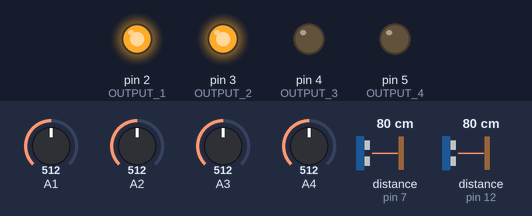
Simulated run of this sketch. Board: Arduino Uno, built with avr-gcc and run on an emulated ATmega328P. On the bench: output pins drawn as LEDs (lit = HIGH). Wiring (inferred from the names in the program): 2 × ultrasonic range finder: trigger pin 6, echo pin 7 / trigger pin 8, echo pin 12. The test bench sets the inputs (shaded band); at power-on: distance to the obstacle (sensors on pin 7, pin 12) 80 cm, A1 = 512, A2 = 512, A3 = 512, A4 = 512. The echo pulse lasts 58.3 µs per cm; pins used as bus, display or sensor lines are not drawn.

Above: at 1.2 s.
1.3 s: distance to the obstacle (sensor on pin 7) set to 18 cm
2.8 s: distance to the obstacle (sensor on pin 7) set to 13 cm
At 3.9 s:
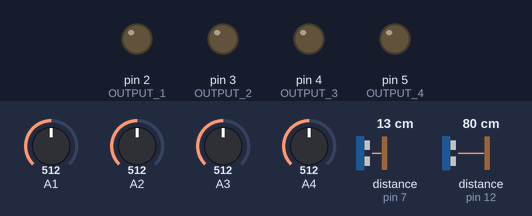
4.3 s: A1 set to 531
At 4.9 s:
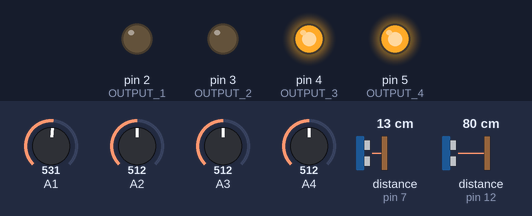
5.8 s: A2 set to 526
At 7.0 s:
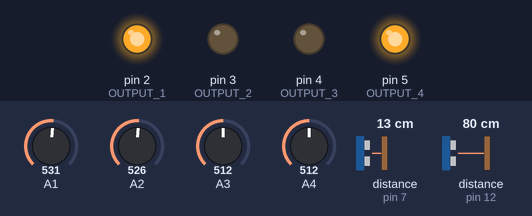
7.3 s: A3 set to 716
At 8.2 s:
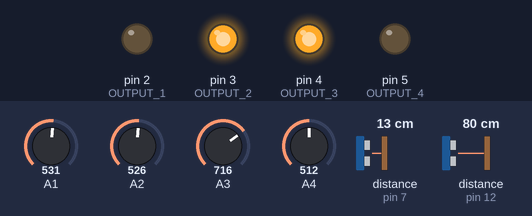
8.8 s: A3 set to 502
At 9.2 s:
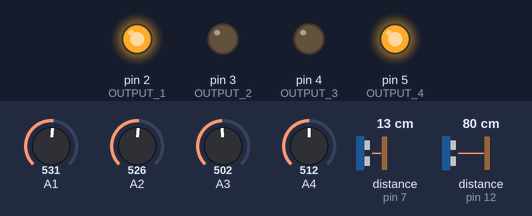
Timing chart, 0 to 11.3 s (numbered marks = the images above; inputs shaded):
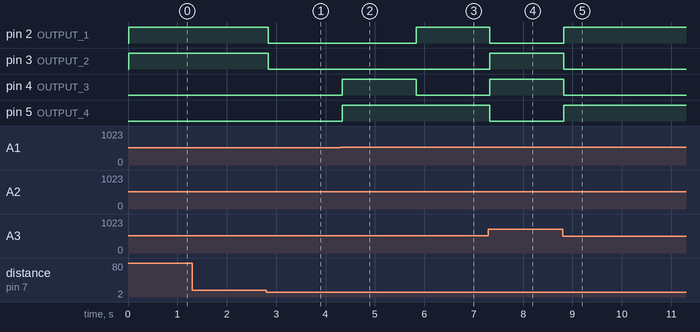

The sketch:

Code_for_the_diagram.ino
```cpp
#define TRIG_PIN1 6
#define ECHO_PIN1 7
#define TRIG_PIN2 8
#define ECHO_PIN2 12
#define OUTPUT_1  2
#define OUTPUT_2  3
#define OUTPUT_3  4
#define OUTPUT_4  5
#define BUZZER 10

float ldr1, ldr2, ldr3, ldr4, x;

void setup() {
  pinMode(OUTPUT_1, OUTPUT);
  pinMode(OUTPUT_2, OUTPUT);
  pinMode(OUTPUT_3, OUTPUT);
  pinMode(OUTPUT_4, OUTPUT);
  pinMode(TRIG_PIN1, OUTPUT);
  pinMode(ECHO_PIN1, INPUT);
  pinMode(TRIG_PIN2, OUTPUT);
  pinMode(ECHO_PIN2, INPUT);
  Serial.begin(9600);
}

float readDistanceCM(int trig, int echo) {
  digitalWrite(trig, LOW);
  delayMicroseconds(2);
  digitalWrite(trig, HIGH);
  delayMicroseconds(10);
  digitalWrite(trig, LOW);
  int duration = pulseIn(echo, HIGH);
  return duration * 0.034 / 2;
}

void movements(){
  float distance1 = readDistanceCM(TRIG_PIN1, ECHO_PIN1);
  float distance2 = readDistanceCM(TRIG_PIN2, ECHO_PIN2);

  if (ldr1<=512 or ldr2<=512 or ldr3<=512 or ldr4<=512){
    x = min(ldr1, min(ldr2, min(ldr3, ldr4)));
    if (x==ldr1){    //Forawrd
      if (distance1>15){
        forward();
      }
      else{
        stop();
      }
  }
    else if (x==ldr2){   //Backward
      if (distance2>15){
        backward();
      }
      else{
        stop();
      }
  }
    else if (x==ldr3){   //Right
      right();
  }
    else if (x==ldr4){   //Left
      left();
  }
  }
  else if (ldr1>512 and ldr2>512 and ldr3>512 and ldr4>512){
      stop();
  }
  delay(100);
}

void forward(){
  digitalWrite(OUTPUT_1, HIGH);
  digitalWrite(OUTPUT_2, HIGH);
  digitalWrite(OUTPUT_3, LOW);
  digitalWrite(OUTPUT_4, LOW);
}

void backward(){
  digitalWrite(OUTPUT_1, LOW);
  digitalWrite(OUTPUT_2, LOW);
  digitalWrite(OUTPUT_3, HIGH);
  digitalWrite(OUTPUT_4, HIGH);
}

void right(){
  digitalWrite(OUTPUT_1, HIGH);
  digitalWrite(OUTPUT_2, LOW);
  digitalWrite(OUTPUT_3, LOW);
  digitalWrite(OUTPUT_4, HIGH);
}

void left(){
  digitalWrite(OUTPUT_1, LOW);
  digitalWrite(OUTPUT_2, HIGH);
  digitalWrite(OUTPUT_3, HIGH);
  digitalWrite(OUTPUT_4, LOW);
}

void stop(){
  digitalWrite(OUTPUT_1, LOW);
  digitalWrite(OUTPUT_2, LOW);
  digitalWrite(OUTPUT_3, LOW);
  digitalWrite(OUTPUT_4, LOW);
}


void loop()
{
  ldr1 = analogRead(1);
  ldr2 = analogRead(2);
  ldr3 = analogRead(3);
  ldr4 = analogRead(4);

  movements();
}
  
```

Measured:
- the behaviour switches between 16 and 15 cm on distance to the obstacle (sensor on pin 7) (found by bisection; images 0 and 1)
- the behaviour switches between 512 and 513 on A1 (found by bisection; images 1 and 2)
- the behaviour switches between 512 and 513 on A2 (found by bisection; images 2 and 3)
- after the input at 1.3 s, every drawn part: stays the same
- after the input at 2.8 s, pin 2 (OUTPUT_1), pin 3 (OUTPUT_2): HIGH → LOW at once
- after the input at 4.3 s, pin 4 (OUTPUT_3), pin 5 (OUTPUT_4): LOW → HIGH at once
- after the input at 5.8 s, pin 2 (OUTPUT_1): LOW → HIGH at once; pin 4 (OUTPUT_3): HIGH → LOW at once
- after the input at 7.3 s, pin 2 (OUTPUT_1), pin 5 (OUTPUT_4): HIGH → LOW at once; pin 3 (OUTPUT_2), pin 4 (OUTPUT_3): LOW → HIGH at once
- after the input at 8.8 s, pin 2 (OUTPUT_1), pin 5 (OUTPUT_4): LOW → HIGH at once; pin 3 (OUTPUT_2), pin 4 (OUTPUT_3): HIGH → LOW at once
